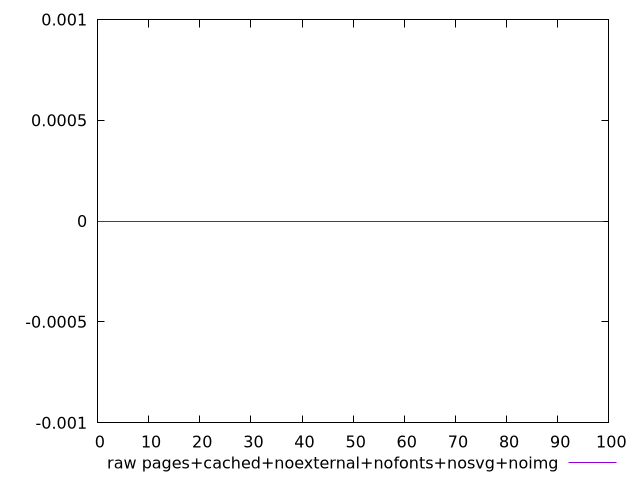

Write gnuplot code to recreate this figure.
$_rawPagesCachedNoexternalNofontsNosvgNoimg <<EOF
0
0
0
0
0
0
0
0
0
0
0
0
0
0
0
0
0
0
0
0
0
0
0
0
0
0
0
0
0
0
0
0
0
0
0
0
0
0
0
0
0
0
0
0
0
0
0
0
0
0
0
0
0
0
0
0
0
0
0
0
0
0
0
0
0
0
0
0
0
0
0
0
0
0
0
0
0
0
0
0
0
0
0
0
0
0
0
0
0
0
0
0
0
0
0
0
0
0
0
0
EOF
set key outside below
set terminal pngcairo
set output "report_00004_2020-11-02T20-21-41.718Z/uses-webp-images/pages+cached+noexternal+nofonts+nosvg+noimg//raw.png"
set yrange [-0.001:0.001]
plot $_rawPagesCachedNoexternalNofontsNosvgNoimg title "raw pages+cached+noexternal+nofonts+nosvg+noimg" with line ,
